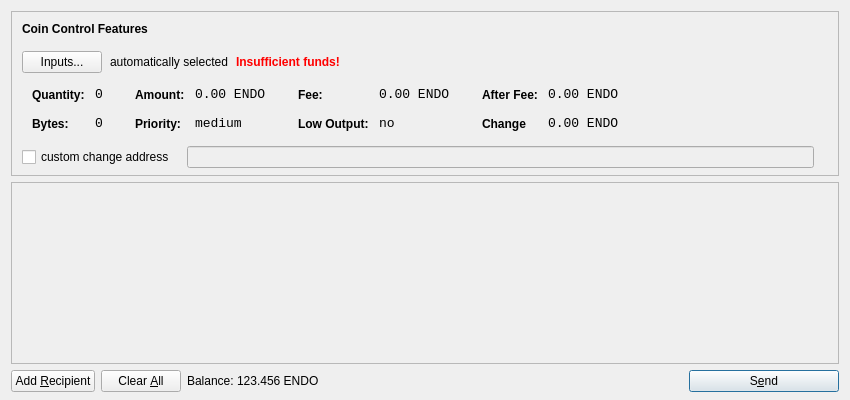
<?xml version="1.0" encoding="UTF-8"?>
<ui version="4.0">
 <class>SendCoinsDialog</class>
 <widget class="QDialog" name="SendCoinsDialog">
  <property name="geometry">
   <rect>
    <x>0</x>
    <y>0</y>
    <width>850</width>
    <height>400</height>
   </rect>
  </property>
  <property name="windowTitle">
   <string>Send Coins</string>
  </property>
  <layout class="QVBoxLayout" name="verticalLayout" stretch="0,1,0">
   <property name="bottomMargin">
    <number>8</number>
   </property>
   <item>
    <widget class="QFrame" name="frameCoinControl">
     <property name="sizePolicy">
      <sizepolicy hsizetype="Expanding" vsizetype="Expanding">
       <horstretch>0</horstretch>
       <verstretch>0</verstretch>
      </sizepolicy>
     </property>
     <property name="maximumSize">
      <size>
       <width>16777215</width>
       <height>16777215</height>
      </size>
     </property>
     <property name="frameShape">
      <enum>QFrame::StyledPanel</enum>
     </property>
     <property name="frameShadow">
      <enum>QFrame::Sunken</enum>
     </property>
     <layout class="QVBoxLayout" name="verticalLayoutCoinControl2">
      <property name="spacing">
       <number>-1</number>
      </property>
      <property name="leftMargin">
       <number>0</number>
      </property>
      <property name="topMargin">
       <number>0</number>
      </property>
      <property name="rightMargin">
       <number>0</number>
      </property>
      <property name="bottomMargin">
       <number>6</number>
      </property>
      <item>
       <layout class="QVBoxLayout" name="verticalLayoutCoinControl" stretch="0,0,0,0,1">
        <property name="spacing">
         <number>0</number>
        </property>
        <property name="leftMargin">
         <number>10</number>
        </property>
        <property name="topMargin">
         <number>10</number>
        </property>
        <item>
         <layout class="QHBoxLayout" name="horizontalLayoutCoinControl1">
          <property name="bottomMargin">
           <number>15</number>
          </property>
          <item>
           <widget class="QLabel" name="labelCoinControlFeatures">
            <property name="sizePolicy">
             <sizepolicy hsizetype="Preferred" vsizetype="Maximum">
              <horstretch>0</horstretch>
              <verstretch>0</verstretch>
             </sizepolicy>
            </property>
            <property name="font">
             <font>
              <weight>75</weight>
              <bold>true</bold>
             </font>
            </property>
            <property name="styleSheet">
             <string notr="true">font-weight:bold;</string>
            </property>
            <property name="text">
             <string>Coin Control Features</string>
            </property>
           </widget>
          </item>
         </layout>
        </item>
        <item>
         <layout class="QHBoxLayout" name="horizontalLayoutCoinControl2" stretch="0,0,0,0">
          <property name="spacing">
           <number>8</number>
          </property>
          <property name="bottomMargin">
           <number>10</number>
          </property>
          <item>
           <widget class="QPushButton" name="pushButtonCoinControl">
            <property name="styleSheet">
             <string notr="true"/>
            </property>
            <property name="text">
             <string>Inputs...</string>
            </property>
           </widget>
          </item>
          <item>
           <widget class="QLabel" name="labelCoinControlAutomaticallySelected">
            <property name="text">
             <string>automatically selected</string>
            </property>
            <property name="margin">
             <number>5</number>
            </property>
           </widget>
          </item>
          <item>
           <widget class="QLabel" name="labelCoinControlInsuffFunds">
            <property name="font">
             <font>
              <weight>75</weight>
              <bold>true</bold>
             </font>
            </property>
            <property name="styleSheet">
             <string notr="true">color:red;font-weight:bold;</string>
            </property>
            <property name="text">
             <string>Insufficient funds!</string>
            </property>
            <property name="margin">
             <number>5</number>
            </property>
           </widget>
          </item>
          <item>
           <spacer name="horizontalSpacerCoinControl">
            <property name="orientation">
             <enum>Qt::Horizontal</enum>
            </property>
            <property name="sizeHint" stdset="0">
             <size>
              <width>40</width>
              <height>1</height>
             </size>
            </property>
           </spacer>
          </item>
         </layout>
        </item>
        <item>
         <widget class="QWidget" name="widgetCoinControl" native="true">
          <property name="sizePolicy">
           <sizepolicy hsizetype="Preferred" vsizetype="Preferred">
            <horstretch>0</horstretch>
            <verstretch>0</verstretch>
           </sizepolicy>
          </property>
          <property name="minimumSize">
           <size>
            <width>0</width>
            <height>0</height>
           </size>
          </property>
          <property name="styleSheet">
           <string notr="true"/>
          </property>
          <layout class="QHBoxLayout" name="horizontalLayoutCoinControl5">
           <property name="margin">
            <number>0</number>
           </property>
           <item>
            <layout class="QHBoxLayout" name="horizontalLayoutCoinControl3" stretch="0,0,0,1">
             <property name="spacing">
              <number>20</number>
             </property>
             <property name="topMargin">
              <number>0</number>
             </property>
             <property name="bottomMargin">
              <number>10</number>
             </property>
             <item>
              <layout class="QFormLayout" name="formLayoutCoinControl1">
               <property name="horizontalSpacing">
                <number>10</number>
               </property>
               <property name="verticalSpacing">
                <number>14</number>
               </property>
               <property name="leftMargin">
                <number>10</number>
               </property>
               <property name="topMargin">
                <number>4</number>
               </property>
               <property name="rightMargin">
                <number>6</number>
               </property>
               <item row="0" column="0">
                <widget class="QLabel" name="labelCoinControlQuantityText">
                 <property name="styleSheet">
                  <string notr="true">font-weight:bold;</string>
                 </property>
                 <property name="text">
                  <string>Quantity:</string>
                 </property>
                 <property name="margin">
                  <number>0</number>
                 </property>
                </widget>
               </item>
               <item row="0" column="1">
                <widget class="QLabel" name="labelCoinControlQuantity">
                 <property name="font">
                  <font>
                   <family>Monospace</family>
                   <pointsize>10</pointsize>
                  </font>
                 </property>
                 <property name="cursor">
                  <cursorShape>IBeamCursor</cursorShape>
                 </property>
                 <property name="contextMenuPolicy">
                  <enum>Qt::ActionsContextMenu</enum>
                 </property>
                 <property name="text">
                  <string>0</string>
                 </property>
                 <property name="margin">
                  <number>0</number>
                 </property>
                 <property name="textInteractionFlags">
                  <set>Qt::LinksAccessibleByMouse|Qt::TextSelectableByKeyboard|Qt::TextSelectableByMouse</set>
                 </property>
                </widget>
               </item>
               <item row="1" column="0">
                <widget class="QLabel" name="labelCoinControlBytesText">
                 <property name="styleSheet">
                  <string notr="true">font-weight:bold;</string>
                 </property>
                 <property name="text">
                  <string>Bytes:</string>
                 </property>
                </widget>
               </item>
               <item row="1" column="1">
                <widget class="QLabel" name="labelCoinControlBytes">
                 <property name="font">
                  <font>
                   <family>Monospace</family>
                   <pointsize>10</pointsize>
                  </font>
                 </property>
                 <property name="cursor">
                  <cursorShape>IBeamCursor</cursorShape>
                 </property>
                 <property name="contextMenuPolicy">
                  <enum>Qt::ActionsContextMenu</enum>
                 </property>
                 <property name="text">
                  <string>0</string>
                 </property>
                 <property name="textInteractionFlags">
                  <set>Qt::LinksAccessibleByMouse|Qt::TextSelectableByKeyboard|Qt::TextSelectableByMouse</set>
                 </property>
                </widget>
               </item>
              </layout>
             </item>
             <item>
              <layout class="QFormLayout" name="formLayoutCoinControl2">
               <property name="horizontalSpacing">
                <number>10</number>
               </property>
               <property name="verticalSpacing">
                <number>14</number>
               </property>
               <property name="leftMargin">
                <number>6</number>
               </property>
               <property name="topMargin">
                <number>4</number>
               </property>
               <property name="rightMargin">
                <number>6</number>
               </property>
               <item row="0" column="0">
                <widget class="QLabel" name="labelCoinControlAmountText">
                 <property name="styleSheet">
                  <string notr="true">font-weight:bold;</string>
                 </property>
                 <property name="text">
                  <string>Amount:</string>
                 </property>
                 <property name="margin">
                  <number>0</number>
                 </property>
                </widget>
               </item>
               <item row="0" column="1">
                <widget class="QLabel" name="labelCoinControlAmount">
                 <property name="font">
                  <font>
                   <family>Monospace</family>
                   <pointsize>10</pointsize>
                  </font>
                 </property>
                 <property name="cursor">
                  <cursorShape>IBeamCursor</cursorShape>
                 </property>
                 <property name="contextMenuPolicy">
                  <enum>Qt::ActionsContextMenu</enum>
                 </property>
                 <property name="text">
                  <string>0.00 ENDO</string>
                 </property>
                 <property name="textInteractionFlags">
                  <set>Qt::LinksAccessibleByMouse|Qt::TextSelectableByKeyboard|Qt::TextSelectableByMouse</set>
                 </property>
                </widget>
               </item>
               <item row="1" column="0">
                <widget class="QLabel" name="labelCoinControlPriorityText">
                 <property name="styleSheet">
                  <string notr="true">font-weight:bold;</string>
                 </property>
                 <property name="text">
                  <string>Priority:</string>
                 </property>
                </widget>
               </item>
               <item row="1" column="1">
                <widget class="QLabel" name="labelCoinControlPriority">
                 <property name="font">
                  <font>
                   <family>Monospace</family>
                   <pointsize>10</pointsize>
                  </font>
                 </property>
                 <property name="cursor">
                  <cursorShape>IBeamCursor</cursorShape>
                 </property>
                 <property name="contextMenuPolicy">
                  <enum>Qt::ActionsContextMenu</enum>
                 </property>
                 <property name="text">
                  <string>medium</string>
                 </property>
                 <property name="textInteractionFlags">
                  <set>Qt::LinksAccessibleByMouse|Qt::TextSelectableByKeyboard|Qt::TextSelectableByMouse</set>
                 </property>
                </widget>
               </item>
              </layout>
             </item>
             <item>
              <layout class="QFormLayout" name="formLayoutCoinControl3">
               <property name="horizontalSpacing">
                <number>10</number>
               </property>
               <property name="verticalSpacing">
                <number>14</number>
               </property>
               <property name="leftMargin">
                <number>6</number>
               </property>
               <property name="topMargin">
                <number>4</number>
               </property>
               <property name="rightMargin">
                <number>6</number>
               </property>
               <item row="0" column="0">
                <widget class="QLabel" name="labelCoinControlFeeText">
                 <property name="styleSheet">
                  <string notr="true">font-weight:bold;</string>
                 </property>
                 <property name="text">
                  <string>Fee:</string>
                 </property>
                 <property name="margin">
                  <number>0</number>
                 </property>
                </widget>
               </item>
               <item row="0" column="1">
                <widget class="QLabel" name="labelCoinControlFee">
                 <property name="font">
                  <font>
                   <family>Monospace</family>
                   <pointsize>10</pointsize>
                  </font>
                 </property>
                 <property name="cursor">
                  <cursorShape>IBeamCursor</cursorShape>
                 </property>
                 <property name="contextMenuPolicy">
                  <enum>Qt::ActionsContextMenu</enum>
                 </property>
                 <property name="text">
                  <string>0.00 ENDO</string>
                 </property>
                 <property name="textInteractionFlags">
                  <set>Qt::LinksAccessibleByMouse|Qt::TextSelectableByKeyboard|Qt::TextSelectableByMouse</set>
                 </property>
                </widget>
               </item>
               <item row="1" column="0">
                <widget class="QLabel" name="labelCoinControlLowOutputText">
                 <property name="styleSheet">
                  <string notr="true">font-weight:bold;</string>
                 </property>
                 <property name="text">
                  <string>Low Output:</string>
                 </property>
                </widget>
               </item>
               <item row="1" column="1">
                <widget class="QLabel" name="labelCoinControlLowOutput">
                 <property name="font">
                  <font>
                   <family>Monospace</family>
                   <pointsize>10</pointsize>
                  </font>
                 </property>
                 <property name="cursor">
                  <cursorShape>IBeamCursor</cursorShape>
                 </property>
                 <property name="contextMenuPolicy">
                  <enum>Qt::ActionsContextMenu</enum>
                 </property>
                 <property name="text">
                  <string>no</string>
                 </property>
                 <property name="textInteractionFlags">
                  <set>Qt::LinksAccessibleByMouse|Qt::TextSelectableByKeyboard|Qt::TextSelectableByMouse</set>
                 </property>
                </widget>
               </item>
              </layout>
             </item>
             <item>
              <layout class="QFormLayout" name="formLayoutCoinControl4">
               <property name="horizontalSpacing">
                <number>10</number>
               </property>
               <property name="verticalSpacing">
                <number>14</number>
               </property>
               <property name="leftMargin">
                <number>6</number>
               </property>
               <property name="topMargin">
                <number>4</number>
               </property>
               <property name="rightMargin">
                <number>6</number>
               </property>
               <item row="0" column="0">
                <widget class="QLabel" name="labelCoinControlAfterFeeText">
                 <property name="styleSheet">
                  <string notr="true">font-weight:bold;</string>
                 </property>
                 <property name="text">
                  <string>After Fee:</string>
                 </property>
                 <property name="margin">
                  <number>0</number>
                 </property>
                </widget>
               </item>
               <item row="0" column="1">
                <widget class="QLabel" name="labelCoinControlAfterFee">
                 <property name="font">
                  <font>
                   <family>Monospace</family>
                   <pointsize>10</pointsize>
                  </font>
                 </property>
                 <property name="cursor">
                  <cursorShape>IBeamCursor</cursorShape>
                 </property>
                 <property name="contextMenuPolicy">
                  <enum>Qt::ActionsContextMenu</enum>
                 </property>
                 <property name="text">
                  <string>0.00 ENDO</string>
                 </property>
                 <property name="textInteractionFlags">
                  <set>Qt::LinksAccessibleByMouse|Qt::TextSelectableByKeyboard|Qt::TextSelectableByMouse</set>
                 </property>
                </widget>
               </item>
               <item row="1" column="0">
                <widget class="QLabel" name="labelCoinControlChangeText">
                 <property name="styleSheet">
                  <string notr="true">font-weight:bold;</string>
                 </property>
                 <property name="text">
                  <string>Change</string>
                 </property>
                </widget>
               </item>
               <item row="1" column="1">
                <widget class="QLabel" name="labelCoinControlChange">
                 <property name="font">
                  <font>
                   <family>Monospace</family>
                   <pointsize>10</pointsize>
                  </font>
                 </property>
                 <property name="cursor">
                  <cursorShape>IBeamCursor</cursorShape>
                 </property>
                 <property name="contextMenuPolicy">
                  <enum>Qt::ActionsContextMenu</enum>
                 </property>
                 <property name="text">
                  <string>0.00 ENDO</string>
                 </property>
                 <property name="textInteractionFlags">
                  <set>Qt::LinksAccessibleByMouse|Qt::TextSelectableByKeyboard|Qt::TextSelectableByMouse</set>
                 </property>
                </widget>
               </item>
              </layout>
             </item>
            </layout>
           </item>
          </layout>
         </widget>
        </item>
        <item>
         <layout class="QHBoxLayout" name="horizontalLayoutCoinControl4" stretch="0,0,0">
          <property name="spacing">
           <number>12</number>
          </property>
          <property name="sizeConstraint">
           <enum>QLayout::SetDefaultConstraint</enum>
          </property>
          <property name="topMargin">
           <number>5</number>
          </property>
          <property name="rightMargin">
           <number>5</number>
          </property>
          <item>
           <widget class="QCheckBox" name="checkBoxCoinControlChange">
            <property name="text">
             <string>custom change address</string>
            </property>
           </widget>
          </item>
          <item>
           <widget class="QLineEdit" name="lineEditCoinControlChange">
            <property name="enabled">
             <bool>false</bool>
            </property>
            <property name="sizePolicy">
             <sizepolicy hsizetype="Expanding" vsizetype="Fixed">
              <horstretch>0</horstretch>
              <verstretch>0</verstretch>
             </sizepolicy>
            </property>
           </widget>
          </item>
          <item>
           <widget class="QLabel" name="labelCoinControlChangeLabel">
            <property name="sizePolicy">
             <sizepolicy hsizetype="Preferred" vsizetype="Expanding">
              <horstretch>0</horstretch>
              <verstretch>0</verstretch>
             </sizepolicy>
            </property>
            <property name="minimumSize">
             <size>
              <width>0</width>
              <height>0</height>
             </size>
            </property>
            <property name="text">
             <string/>
            </property>
            <property name="margin">
             <number>3</number>
            </property>
           </widget>
          </item>
         </layout>
        </item>
        <item>
         <spacer name="verticalSpacerCoinControl">
          <property name="orientation">
           <enum>Qt::Vertical</enum>
          </property>
          <property name="sizeHint" stdset="0">
           <size>
            <width>800</width>
            <height>1</height>
           </size>
          </property>
         </spacer>
        </item>
       </layout>
      </item>
     </layout>
    </widget>
   </item>
   <item>
    <widget class="QScrollArea" name="scrollArea">
     <property name="widgetResizable">
      <bool>true</bool>
     </property>
     <widget class="QWidget" name="scrollAreaWidgetContents">
      <property name="geometry">
       <rect>
        <x>0</x>
        <y>0</y>
        <width>830</width>
        <height>165</height>
       </rect>
      </property>
      <layout class="QVBoxLayout" name="verticalLayout_2">
       <property name="margin">
        <number>0</number>
       </property>
       <item>
        <layout class="QVBoxLayout" name="entries">
         <property name="spacing">
          <number>6</number>
         </property>
        </layout>
       </item>
       <item>
        <spacer name="verticalSpacer">
         <property name="orientation">
          <enum>Qt::Vertical</enum>
         </property>
         <property name="sizeHint" stdset="0">
          <size>
           <width>20</width>
           <height>40</height>
          </size>
         </property>
        </spacer>
       </item>
      </layout>
     </widget>
    </widget>
   </item>
   <item>
    <layout class="QHBoxLayout" name="horizontalLayout">
     <item>
      <widget class="QPushButton" name="addButton">
       <property name="toolTip">
        <string>Send to multiple recipients at once</string>
       </property>
       <property name="text">
        <string>Add &amp;Recipient</string>
       </property>
       <property name="icon">
        <iconset resource="../bitcoin.qrc">
         <normaloff>:/icons/add</normaloff>:/icons/add</iconset>
       </property>
       <property name="autoDefault">
        <bool>false</bool>
       </property>
      </widget>
     </item>
     <item>
      <widget class="QPushButton" name="clearButton">
       <property name="sizePolicy">
        <sizepolicy hsizetype="Minimum" vsizetype="Fixed">
         <horstretch>0</horstretch>
         <verstretch>0</verstretch>
        </sizepolicy>
       </property>
       <property name="toolTip">
        <string>Remove all transaction fields</string>
       </property>
       <property name="text">
        <string>Clear &amp;All</string>
       </property>
       <property name="icon">
        <iconset resource="../bitcoin.qrc">
         <normaloff>:/icons/remove</normaloff>:/icons/remove</iconset>
       </property>
       <property name="autoRepeatDelay">
        <number>300</number>
       </property>
       <property name="autoDefault">
        <bool>false</bool>
       </property>
      </widget>
     </item>
     <item>
      <layout class="QHBoxLayout" name="horizontalLayout_2">
       <property name="spacing">
        <number>3</number>
       </property>
       <item>
        <widget class="QLabel" name="label">
         <property name="sizePolicy">
          <sizepolicy hsizetype="Preferred" vsizetype="Fixed">
           <horstretch>0</horstretch>
           <verstretch>0</verstretch>
          </sizepolicy>
         </property>
         <property name="text">
          <string>Balance:</string>
         </property>
        </widget>
       </item>
       <item>
        <widget class="QLabel" name="labelBalance">
         <property name="sizePolicy">
          <sizepolicy hsizetype="Preferred" vsizetype="Fixed">
           <horstretch>0</horstretch>
           <verstretch>0</verstretch>
          </sizepolicy>
         </property>
         <property name="cursor">
          <cursorShape>IBeamCursor</cursorShape>
         </property>
         <property name="text">
          <string>123.456 ENDO</string>
         </property>
         <property name="textInteractionFlags">
          <set>Qt::LinksAccessibleByMouse|Qt::TextSelectableByKeyboard|Qt::TextSelectableByMouse</set>
         </property>
        </widget>
       </item>
      </layout>
     </item>
     <item>
      <spacer name="horizontalSpacer">
       <property name="orientation">
        <enum>Qt::Horizontal</enum>
       </property>
       <property name="sizeHint" stdset="0">
        <size>
         <width>40</width>
         <height>20</height>
        </size>
       </property>
      </spacer>
     </item>
     <item>
      <widget class="QPushButton" name="sendButton">
       <property name="minimumSize">
        <size>
         <width>150</width>
         <height>0</height>
        </size>
       </property>
       <property name="toolTip">
        <string>Confirm the send action</string>
       </property>
       <property name="text">
        <string>S&amp;end</string>
       </property>
       <property name="icon">
        <iconset resource="../bitcoin.qrc">
         <normaloff>:/icons/send</normaloff>:/icons/send</iconset>
       </property>
       <property name="default">
        <bool>true</bool>
       </property>
      </widget>
     </item>
    </layout>
   </item>
  </layout>
 </widget>
 <resources>
  <include location="../bitcoin.qrc"/>
 </resources>
 <connections/>
</ui>
